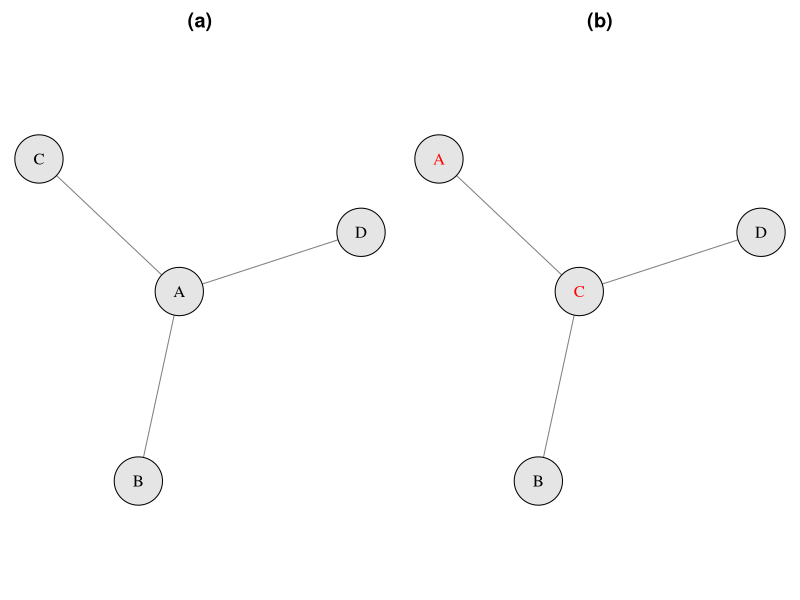

This figure's R source:
library(igraph)

set.seed(123)

# --- Create the original graph ---
edges <- data.frame(
  from = c("A", "A", "A"),
  to   = c("B", "C", "D")
)
g1 <- graph_from_data_frame(edges, directed = FALSE)

# --- Generate a permutation of vertex labels ---
original_labels <- V(g1)$name
permuted_labels <- c("C", "B", "A", "D")
name_map <- setNames(permuted_labels, original_labels)

# --- Create permuted graph g2 ---
g2 <- g1
V(g2)$name <- name_map[V(g1)$name]

# --- Use the same layout for both ---
layout <- layout_with_fr(g1)

# --- Determine which labels were permuted ---
# This compares positions, not just names
changed_labels <- V(g1)$name != V(g2)$name
label_colors_g2 <- ifelse(changed_labels, "red", "black")

# --- Plot both graphs ---
pdf("examples/node_exch.pdf", width = 4, height = 2.5)
par(mfrow = c(1, 2), mar = c(0, 0, 2, 0))

# Original graph
plot(g1,
  layout = layout,
  vertex.label = V(g1)$name,
  vertex.label.color = "black",
  vertex.color = "gray90",
  vertex.size = 30,
  edge.color = "gray50",
  main = "(a)"
)

# Permuted graph with highlighted labels
plot(g2,
  layout = layout,
  vertex.label = V(g2)$name,
  vertex.label.color = label_colors_g2,
  vertex.color = "gray90",
  vertex.size = 30,
  edge.color = "gray50",
  main = "(b)"
)

dev.off()
